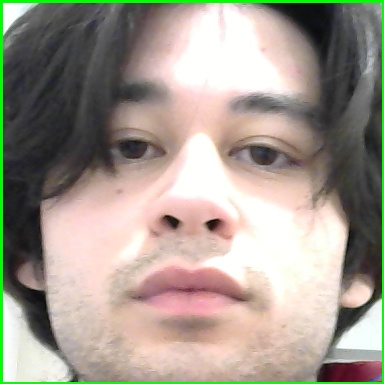
#> input picture ML/htv4ML/testFace/1.jpg, 384 x 384 px, given in place of the camera
$ python food.py
#> lines starting #> are read from the running program, lines starting #| are printed output that depends on the picture
from imutils.video import VideoStream
import argparse
import datetime
import imutils
import time
import cv2
import base64
import requests
import json
def sendImage(name):
    files = {'image': (base64.b64encode(open(name, 'rb').read())).decode('utf-8')}
    print(type(files['image']))
    headers = {
    'Content-Type': "multipart/form-data",
    'accept': "application/json",
    'apikey': "API0KEY0"
    }
    response = requests.post(url, json = files)
    if (response.text == "Sucess"):
        return True
    time.sleep(0.1)
# construct the argument parser and parse the arguments
url = "http://35.188.12.206:5000/setFood"
ap = argparse.ArgumentParser()
ap.add_argument("-v", "--video", help="path to the video file")
ap.add_argument("-a", "--min-area", type=int, default=500, help="minimum area size")
args = vars(ap.parse_args())

# if the video argument is None, then we are reading from webcam
if args.get("video", None) is None:
	vs = VideoStream(src=6).start()
	time.sleep(2.0)

# otherwise, we are reading from a video file
else:
	vs = cv2.VideoCapture(6)

# initialize the first frame in the video stream
firstFrame = None
cntr = 0
less_than_five = True
while less_than_five:
    # grab the current frame and initialize the occupied/unoccupied
    # text
    frame = vs.read()
#> frame is the input picture: shape (384, 384, 3); mean B, G, R 142.1, 153.5, 162
    frame = frame if args.get("video", None) is None else frame[1]
    text = "Unoccupied"

    # if the frame could not be grabbed, then we have reached the end
    # of the video
    if frame is None:
        break

    # resize the frame, convert it to grayscale, and blur it
    frame = imutils.resize(frame, width=500)
#> frame: shape (500, 500, 3)
    gray = cv2.cvtColor(frame, cv2.COLOR_BGR2GRAY)
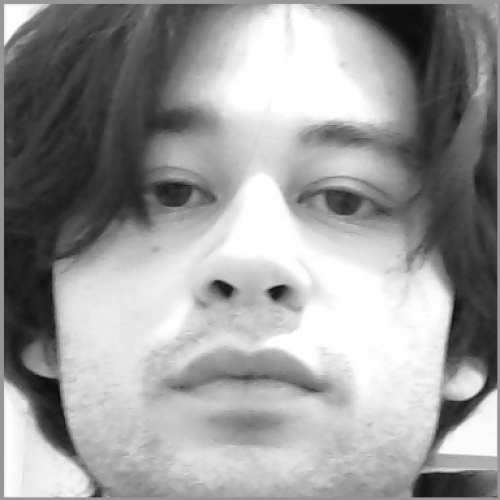
#> gray: shape (500, 500); min 9, max 255, mean 154.7
    gray = cv2.GaussianBlur(gray, (21, 21), 0)
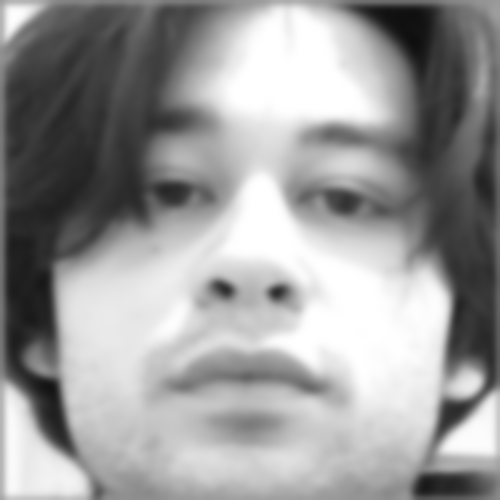
#> gray: shape (500, 500); min 14, max 255, mean 154.7

    # if the first frame is None, initialize it
    if firstFrame is None:
        firstFrame = gray
        continue

    # compute the absolute difference between the current frame and
    # first frame
    frameDelta = cv2.absdiff(firstFrame, gray)
    thresh = cv2.threshold(frameDelta, 150, 255, cv2.THRESH_BINARY+cv2.THRESH_OTSU)[1]

    # dilate the thresholded image to fill in holes, then find contours
    # on thresholded image
    thresh = cv2.dilate(thresh, None, iterations=2)
    cnts = cv2.findContours(thresh.copy(), cv2.RETR_EXTERNAL,
        cv2.CHAIN_APPROX_SIMPLE)
    cnts = imutils.grab_contours(cnts)

    # loop over the contours
    for c in cnts:
        # if the contour is too small, ignore it
        if cv2.contourArea(c) < args["min_area"]:
            continue

        # compute the bounding box for the contour, draw it on the frame,
        # and update the text
        (x, y, w, h) = cv2.boundingRect(c)
        cv2.rectangle(frame, (x, y), (x + w, y + h), (0, 255, 0), 2)
        text = "Occupied"
        FaceFileName = "object_" + str(y) + ".jpg"
        if (cntr % 30 == 0 and cntr > 350):
            cv2.imwrite(FaceFileName,frame)
            if(sendImage(FaceFileName)):
                cntr = 0
                less_than_five = False
        cntr += 1
    # draw the text and timestamp on the frame
    cv2.putText(frame, "Room Status: {}".format(text), (10, 20),
        cv2.FONT_HERSHEY_SIMPLEX, 0.5, (0, 0, 255), 2)
    cv2.putText(frame, datetime.datetime.now().strftime("%A %d %B %Y %I:%M:%S%p"),
        (10, frame.shape[0] - 10), cv2.FONT_HERSHEY_SIMPLEX, 0.35, (0, 0, 255), 1)

    # show the frame and record if the user presses a key
    cv2.imshow("Thresh", thresh)
    cv2.imshow("Frame Delta", frameDelta)
    cv2.imshow("Security Feed", frame)

    key = cv2.waitKey(1) & 0xFF

    # if the `q` key is pressed, break from the lop
    if key == ord("q"):
        break

# cleanup the camera and close any open windows
vs.stop() if args.get("video", None) is None else vs.release()
cv2.destroyAllWindows()
